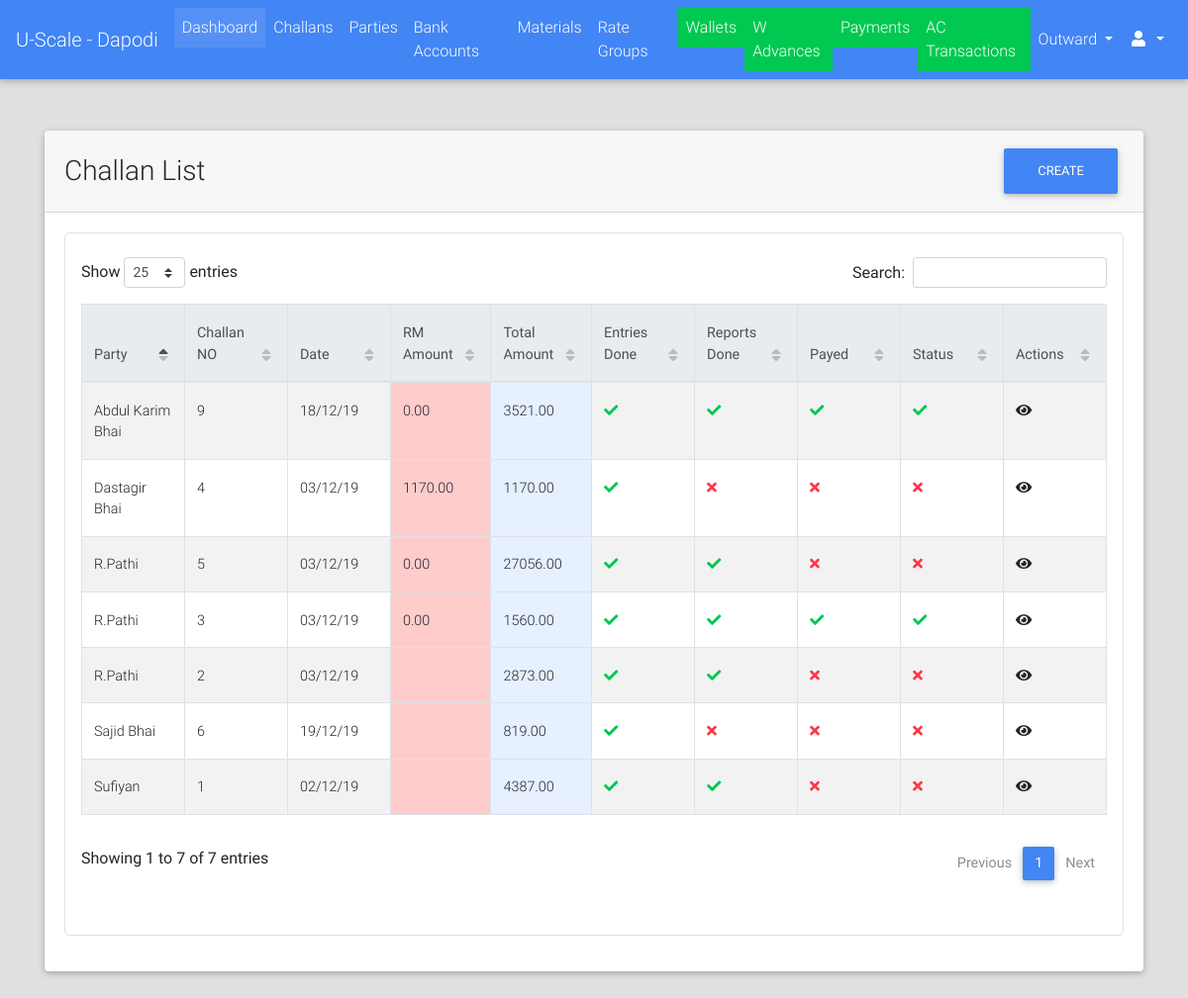
Page /challans/list/ (signed in) on the committed database.
### challans/models.py (models this page shows, shortened)
class Challan(models.Model):
    STATUS_CHOICES = (("PN", "Pending"), ("DN", "Done"))
    created_by = models.ForeignKey(User, on_delete=models.PROTECT)
    party = models.ForeignKey("parties.Party", on_delete=models.CASCADE)
    challan_no = models.PositiveIntegerField(unique=True
                                             )
    vehicle_details = models.CharField(max_length=128, blank=True, null=True)
    weights_amount = models.DecimalField(max_digits=9, decimal_places=2, default=decimal.Decimal(0.00))
    extra_charges = models.DecimalField(verbose_name="Kata Charges", max_digits=9, decimal_places=2,
                                        default=decimal.Decimal(0.00), validators=[MinValueValidator(limit_value=0), MaxValueValidator(limit_value=100)])
    round_amount = models.DecimalField(max_digits=4, decimal_places=2, default=decimal.Decimal(0.00), validators=[MinValueValidator(limit_value=-10), MaxValueValidator(limit_value=10)])
    total_amount = models.DecimalField(max_digits=9, decimal_places=2, default=decimal.Decimal(0.00), validators=[MinValueValidator(limit_value=0)])
    image = models.ImageField(upload_to="payments/", blank=True, null=True)
    extra_info = models.TextField(blank=True)
    created_on = models.DateField(verbose_name="Challan Date")
    updated_on = models.DateTimeField(auto_now=True)
    is_entries_done = models.BooleanField(default=False)
    is_reports_done = models.BooleanField(default=False)
    is_rates_assigned = models.BooleanField(default=False)
    is_payed = models.BooleanField(default=False)
    status = models.CharField(max_length=2, choices=STATUS_CHOICES, default="PN")
    @property
    def get_date_display(self):
        return self.created_on.strftime("%d/%m/%y") or "-"
    @property
    def get_absolute_url(self):
        return reverse_lazy("challans:detail", kwargs={"challan_no": self.challan_no})

### parties/models.py (models this page shows, shortened)
class Party(models.Model):
    RATE_TYPE_CHOICES = (("GR", "Group Rate"), ("IR", "Individual Rate"))
    rate_type = models.CharField(max_length=2, choices=RATE_TYPE_CHOICES)
    rate_group = models.ForeignKey("rates.RateGroup", on_delete=models.PROTECT, blank=True, null=True)
    name = models.CharField(max_length=128)
    party_code = models.CharField(max_length=32, blank=True)
    address = models.TextField(blank=True)
    phone = models.CharField(max_length=13)
    whatsapp = models.CharField(max_length=13, blank=True)
    email = models.EmailField(blank=True, null=True)
    extra_info = models.TextField(blank=True)
    is_wallet_party = models.BooleanField(default=False)
    is_active = models.BooleanField(default=True)
    class Meta:
        verbose_name = "Party"
        verbose_name_plural = "Parties"

### payments/models.py (models this page shows, shortened)
class Payment(models.Model):
    PAYMENT_MODE_CHOICES = (("DP", "Direct Payment"), ("AL", "Account Less"))
    PAYMENT_STATUS_CHOICES = (("PN", "Pending"), ("DN", "Done"))
    challan = models.OneToOneField("challans.Challan", on_delete=models.CASCADE)
    payment_mode = models.CharField(max_length=2, choices=PAYMENT_MODE_CHOICES, blank=True, null=True)
    status = models.CharField(max_length=2, choices=PAYMENT_STATUS_CHOICES, default="PN")
    payed_amount = models.DecimalField(max_digits=9, decimal_places=2, default=0.00)
    amount = models.DecimalField(max_digits=9, decimal_places=2, null=True, blank=True)
    image = models.ImageField(upload_to="payments/", blank=True, null=True)
    extra_info = models.TextField(blank=True)
    @property
    def get_remaining_amount(self):
        return self.amount - self.payed_amount

### challans/views.py (the view)
class ChallanListView(LoginRequiredMixin, ListView):
    model = Challan
    template_name = "challans/list.html"
    context_object_name = "challans"
    ordering = "-id"
    def get_queryset(self):
        qs = super().get_queryset()
        return qs.filter(Q(status="PN") | Q(created_on__gte=datetime.date.today()+datetime.timedelta(days=-30)))

### portal/templatetags/constant_tags.py (called while the page is built)
@register.simple_tag
def get_branch_name():
    return settings.BRANCH_NAME

### portal/templates/challans/list.html (shortened to what this page needs)
{% extends "portal/base.html" %}
{% load static %}
{% block custom_links %}
    <link href="{% static "css/addons/datatables.min.css" %}" rel="stylesheet">
    <link href="{% static "css/addons/datatables-select.min.css" %}" rel="stylesheet">
{% endblock %}
{% block content %}
    <br><br>
    <div class="container">
        <div class="card">
            <div class="card-header">
                <div class="row">
                    <div class="col-lg-9 m-auto">
                        <h3 class="m-auto">Challan List</h3>
                    </div>
                    <div class="col-lg-3">
                        <a class="float-right" href="{% url "challans:add" %}"><button class="btn btn-primary">Create</button></a>
                    </div>
                </div>
            </div>
            <div class="card-body">
                <div class="table p-3 border" style="border-radius: 5px">
                     <table id="dt-basic-checkbox" class="table table-striped table-bordered" cellspacing="0" width="100%">
                         <thead class="thead-light">
                            <th class="th-sm">Party</th>
                            <th class="th-sm">Challan NO</th>
                            <th class="th-sm">Date</th>
                            <th>RM Amount</th>
                            <th>Total Amount</th>
                            <th class="th-sm">Entries Done</th>
                            <th class="th-sm">Reports Done</th>
                            <th class="th-sm">Payed</th>
                            <th class="th-sm">Status</th>
                            <th class="th-sm">Actions</th>
                         </thead>
                         <tbody>
                             {% if challans %}
                                {% for challan in challans %}
                                    <tr>
                                        <td>{{ challan.party.name }}</td>
                                        <td><a href="{{ challan.get_absolute_url }}">{{ challan.challan_no }}</a></td>
                                        <td>{{ challan.get_date_display }}</td>
                                        <td class="bg-danger-us">{{ challan.payment.get_remaining_amount }}</td>
                                        <td class="bg-info-us">{{ challan.total_amount }}</td>
                                        <td>
                                            <i class="fa {% if challan.is_entries_done %}fa-check text-success{% else %}fa-times text-danger{% endif %}"></i>
                                        </td>
                                        <td>
                                            <i class="fa {% if challan.is_reports_done %}fa-check text-success{% else %}fa-times text-danger{% endif %}"></i>
                                        </td>
                                        <td>
                                            <i class="fa {% if challan.is_payed %}fa-check text-success{% else %}fa-times text-danger{% endif %}"></i>
                                        </td>
                                        <td>
                                            <i class="fa {% if challan.status == "DN" %}fa-check text-success{% else %}fa-times text-danger{% endif %}"></i>
                                        </td>
                                        <td><a href="{{ challan.get_absolute_url }}"><i class="fa fa-eye"></i></a></td>
                                    </tr>
                                {% endfor %}
                             {% else %}
                                 <span class="text-black-50 font-weight-bold">No Challans Found</span>
                             {% endif %}
                         </tbody>
                    </table>
                 </div>
            </div>
        </div>
    </div>
{% endblock %}

### portal/static/css/style.css (style rules this page uses)
.bg-info-us { background-color: #e6f0ff!important; }
.bg-danger-us { background-color: #ffcccc!important; }

### rows in the picture
Challan: party.name "Abdul Karim Bhai", challan_no "9", date "18/12/19", payment.get_remaining_amount "0.00", total_amount "3521.00", is_entries_done True (drawn), is_reports_done True (drawn), is_payed True (drawn)
Challan: party.name "Sajid Bhai", challan_no "6", date "19/12/19", total_amount "819.00", is_entries_done True (drawn), is_reports_done False (drawn), is_payed False (drawn)
Challan: party.name "R.Pathi", challan_no "5", date "03/12/19", payment.get_remaining_amount "0.00", total_amount "27056.00", is_entries_done True (drawn), is_reports_done True (drawn), is_payed False (drawn)
Challan: party.name "Dastagir Bhai", challan_no "4", date "03/12/19", payment.get_remaining_amount "1170.00", total_amount "1170.00", is_entries_done True (drawn), is_reports_done False (drawn), is_payed False (drawn)
Challan: party.name "R.Pathi", challan_no "3", date "03/12/19", payment.get_remaining_amount "0.00", total_amount "1560.00", is_entries_done True (drawn), is_reports_done True (drawn), is_payed True (drawn)
Challan: party.name "R.Pathi", challan_no "2", date "03/12/19", total_amount "2873.00", is_entries_done True (drawn), is_reports_done True (drawn), is_payed False (drawn)
Challan: party.name "Sufiyan", challan_no "1", date "02/12/19", total_amount "4387.00", is_entries_done True (drawn), is_reports_done True (drawn), is_payed False (drawn)
